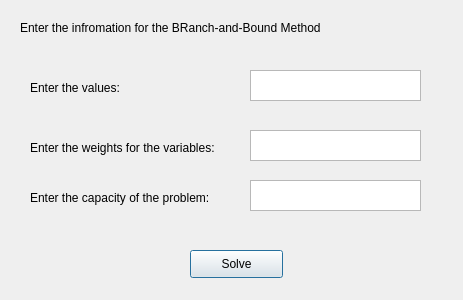
<?xml version="1.0" encoding="UTF-8"?>
<ui version="4.0">
 <class>BnBProblem</class>
 <widget class="QDialog" name="BnBProblem">
  <property name="geometry">
   <rect>
    <x>0</x>
    <y>0</y>
    <width>463</width>
    <height>300</height>
   </rect>
  </property>
  <property name="windowTitle">
   <string>Branch-and-Bound Method</string>
  </property>
  <widget class="QTextEdit" name="textEdit">
   <property name="geometry">
    <rect>
     <x>250</x>
     <y>70</y>
     <width>171</width>
     <height>31</height>
    </rect>
   </property>
  </widget>
  <widget class="QLabel" name="label">
   <property name="geometry">
    <rect>
     <x>20</x>
     <y>20</y>
     <width>351</width>
     <height>16</height>
    </rect>
   </property>
   <property name="text">
    <string>Enter the infromation for the BRanch-and-Bound Method</string>
   </property>
  </widget>
  <widget class="QLabel" name="label_2">
   <property name="geometry">
    <rect>
     <x>30</x>
     <y>80</y>
     <width>171</width>
     <height>16</height>
    </rect>
   </property>
   <property name="text">
    <string>Enter the values:</string>
   </property>
  </widget>
  <widget class="QLabel" name="label_3">
   <property name="geometry">
    <rect>
     <x>30</x>
     <y>140</y>
     <width>211</width>
     <height>16</height>
    </rect>
   </property>
   <property name="text">
    <string>Enter the weights for the variables:</string>
   </property>
  </widget>
  <widget class="QTextEdit" name="textEdit_2">
   <property name="geometry">
    <rect>
     <x>250</x>
     <y>130</y>
     <width>171</width>
     <height>31</height>
    </rect>
   </property>
  </widget>
  <widget class="QLabel" name="label_4">
   <property name="geometry">
    <rect>
     <x>30</x>
     <y>190</y>
     <width>221</width>
     <height>16</height>
    </rect>
   </property>
   <property name="text">
    <string>Enter the capacity of the problem:</string>
   </property>
  </widget>
  <widget class="QTextEdit" name="textEdit_3">
   <property name="geometry">
    <rect>
     <x>250</x>
     <y>180</y>
     <width>171</width>
     <height>31</height>
    </rect>
   </property>
  </widget>
  <widget class="QPushButton" name="BnBSolveButton">
   <property name="geometry">
    <rect>
     <x>190</x>
     <y>250</y>
     <width>93</width>
     <height>28</height>
    </rect>
   </property>
   <property name="text">
    <string>Solve</string>
   </property>
  </widget>
 </widget>
 <resources/>
 <connections/>
</ui>
